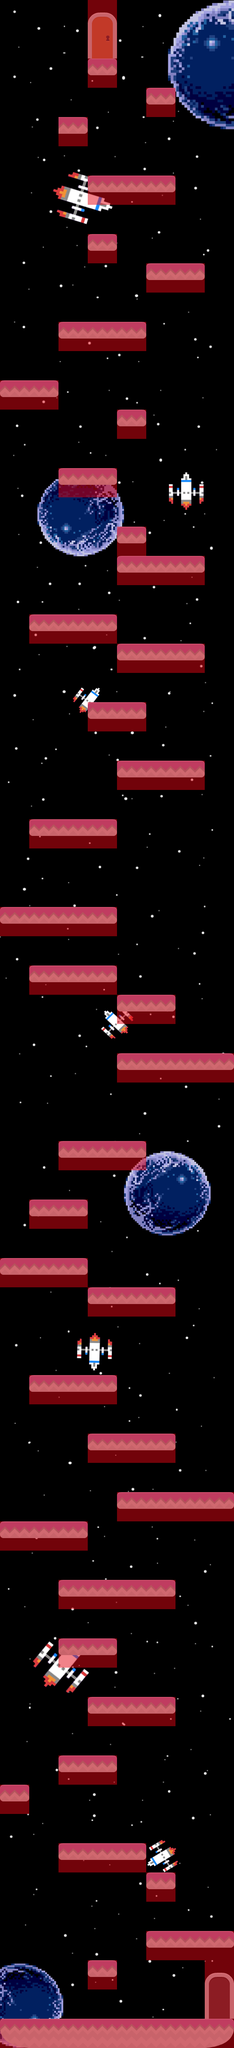

A level layout from a 2D game, rendered from its tile map. Below: a short description, then the map file with its tile-grid data intact:
An orthogonal 8x70 tile map with 70x70 px tiles, 2 tile layers (Capa de Patrones 1, Capa de patrones 2), 2 tilesets, 1 image layer.

<map version="1.0" orientation="orthogonal" renderorder="right-down" width="8" height="70" tilewidth="70" tileheight="70" nextobjectid="1">
 <tileset firstgid="1" name="1tiles_spritesheet" tilewidth="70" tileheight="70" spacing="2" margin="2" tilecount="156" columns="12">
  <image source="sprites/1tiles_spritesheet.png" width="916" height="938" />
 </tileset>
 <tileset firstgid="157" name="colliders" tilewidth="70" tileheight="70" tilecount="1" columns="1">
  <image source="sprites/colliders.png" width="70" height="70" />
 </tileset>
 <imagelayer name="bg">
  <image source="bg/bg_lvl_2.png" width="560" height="4900" />
 </imagelayer>
 <layer name="Capa de Patrones 1" width="8" height="70">
  <data encoding="csv">
0,0,0,70,0,0,0,0,
0,0,0,82,0,0,0,0,
0,0,0,27,0,0,0,0,
0,0,0,0,0,27,0,0,
0,0,146,0,0,0,0,0,
0,0,0,0,0,0,0,0,
0,0,0,15,3,146,0,0,
0,0,0,0,0,0,0,0,
0,0,0,27,0,0,0,0,
0,0,0,0,0,15,146,0,
0,0,0,0,0,0,0,0,
0,0,15,3,146,0,0,0,
0,0,0,0,0,0,0,0,
15,146,0,0,0,0,0,0,
0,0,0,0,27,0,0,0,
0,0,0,0,0,0,0,0,
0,0,15,146,0,0,0,0,
0,0,0,0,0,0,0,0,
0,0,0,0,27,0,0,0,
0,0,0,0,15,3,146,0,
0,0,0,0,0,0,0,0,
0,15,3,146,0,0,0,0,
0,0,0,0,15,3,146,0,
0,0,0,0,0,0,0,0,
0,0,0,15,146,0,0,0,
0,0,0,0,0,0,0,0,
0,0,0,0,15,3,146,0,
0,0,0,0,0,0,0,0,
0,15,3,146,0,0,0,0,
0,0,0,0,0,0,0,0,
0,0,0,0,0,0,0,0,
15,3,3,146,0,0,0,0,
0,0,0,0,0,0,0,0,
0,15,3,146,0,0,0,0,
0,0,0,0,15,146,0,0,
0,0,0,0,0,0,0,0,
0,0,0,0,15,3,3,146,
0,0,0,0,0,0,0,0,
0,0,0,0,0,0,0,0,
0,0,15,3,146,0,0,0,
0,0,0,0,0,0,0,0,
0,15,146,0,0,0,0,0,
0,0,0,0,0,0,0,0,
15,3,146,0,0,0,0,0,
0,0,0,15,3,146,0,0,
0,0,0,0,0,0,0,0,
0,0,0,0,0,0,0,0,
0,15,3,146,0,0,0,0,
0,0,0,0,0,0,0,0,
0,0,0,15,3,146,0,0,
0,0,0,0,0,0,0,0,
0,0,0,0,15,3,3,146,
15,3,146,0,0,0,0,0,
0,0,0,0,0,0,0,0,
0,0,15,3,3,146,0,0,
0,0,0,0,0,0,0,0,
0,0,15,146,0,0,0,0,
0,0,0,0,0,0,0,0,
0,0,0,15,3,146,0,0,
0,0,0,0,0,0,0,0,
0,0,15,146,0,0,0,0,
27,0,0,0,0,0,0,0,
0,0,0,0,0,0,0,0,
0,0,15,3,146,0,0,0,
0,0,0,0,0,27,0,0,
0,0,0,0,0,0,0,0,
0,0,0,0,0,15,3,146,
0,0,0,27,0,0,0,46,
0,0,0,0,0,0,0,58,
75,74,74,74,74,74,74,51
</data>
 </layer>
 <layer name="Capa de patrones 2" width="8" height="70">
  <data encoding="csv">
0,0,0,157,0,0,0,0,
0,0,0,157,0,0,0,0,
0,0,0,157,0,0,0,0,
0,0,0,0,0,157,0,0,
0,0,157,0,0,0,0,0,
0,0,0,0,0,0,0,0,
0,0,0,157,157,157,0,0,
0,0,0,0,0,0,0,0,
0,0,0,157,0,0,0,0,
0,0,0,0,0,157,157,0,
0,0,0,0,0,0,0,0,
0,0,157,157,157,0,0,0,
0,0,0,0,0,0,0,0,
157,157,0,0,0,0,0,0,
0,0,0,0,157,0,0,0,
0,0,0,0,0,0,0,0,
0,0,157,157,0,0,0,0,
0,0,0,0,0,0,0,0,
0,0,0,0,157,0,0,0,
0,0,0,0,157,157,157,0,
0,0,0,0,0,0,0,0,
0,157,157,157,0,0,0,0,
0,0,0,0,157,157,157,0,
0,0,0,0,0,0,0,0,
0,0,0,157,157,0,0,0,
0,0,0,0,0,0,0,0,
0,0,0,0,157,157,157,0,
0,0,0,0,0,0,0,0,
0,157,157,157,0,0,0,0,
0,0,0,0,0,0,0,0,
0,0,0,0,0,0,0,0,
157,157,157,157,0,0,0,0,
0,0,0,0,0,0,0,0,
0,157,157,157,0,0,0,0,
0,0,0,0,157,157,0,0,
0,0,0,0,0,0,0,0,
0,0,0,0,157,157,157,157,
0,0,0,0,0,0,0,0,
0,0,0,0,0,0,0,0,
0,0,157,157,157,0,0,0,
0,0,0,0,0,0,0,0,
0,157,157,0,0,0,0,0,
0,0,0,0,0,0,0,0,
157,157,157,0,0,0,0,0,
0,0,0,157,157,157,0,0,
0,0,0,0,0,0,0,0,
0,0,0,0,0,0,0,0,
0,157,157,157,0,0,0,0,
0,0,0,0,0,0,0,0,
0,0,0,157,157,157,0,0,
0,0,0,0,0,0,0,0,
0,0,0,0,157,157,157,157,
157,157,157,0,0,0,0,0,
0,0,0,0,0,0,0,0,
0,0,157,157,157,157,0,0,
0,0,0,0,0,0,0,0,
0,0,157,157,0,0,0,0,
0,0,0,0,0,0,0,0,
0,0,0,157,157,157,0,0,
0,0,0,0,0,0,0,0,
0,0,157,157,0,0,0,0,
157,0,0,0,0,0,0,0,
0,0,0,0,0,0,0,0,
0,0,157,157,157,0,0,0,
0,0,0,0,0,157,0,0,
0,0,0,0,0,0,0,0,
0,0,0,0,0,157,157,157,
0,0,0,157,0,0,0,157,
0,0,0,0,0,0,0,157,
157,157,157,157,157,157,157,157
</data>
 </layer>
</map>
